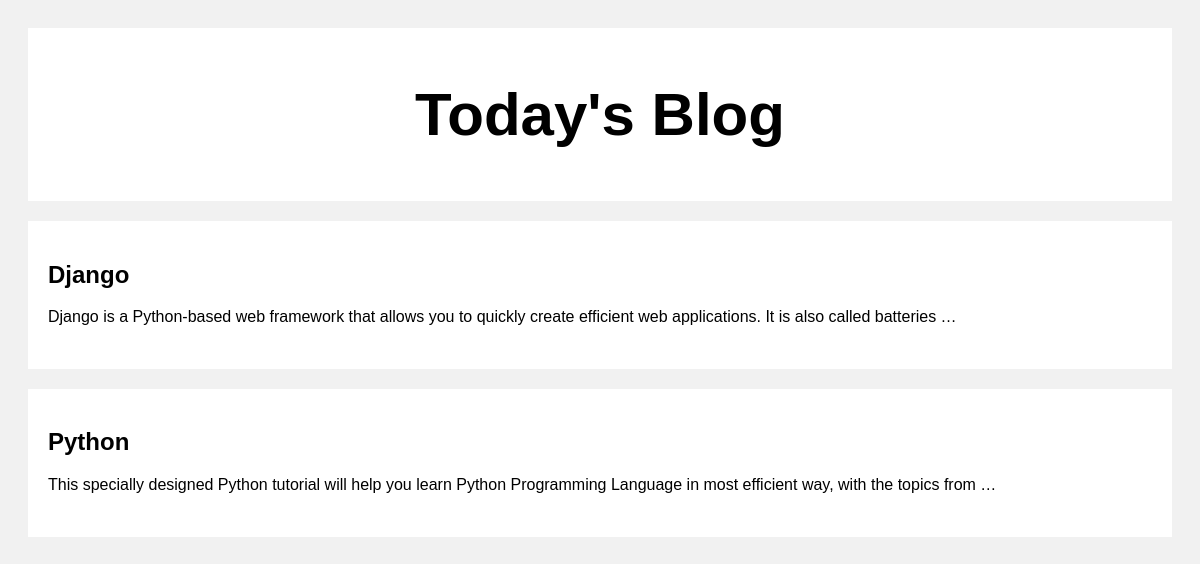
The page / on the database its author committed.
### myapp/models.py (models this page shows, shortened)
class Blog(models.Model):
    title=models.CharField(max_length=100)
    body=models.CharField(max_length=1000000)
    upvote=models.IntegerField(default=0)
    downvote=models.IntegerField(default=0)

### myapp/views.py (the view)
# urls.py: path("", views.index, name="index"),
def index(request):
    blog=Blog.objects.all()
    return render (request,"index.html" , {'blog':blog})

### templates/index.html (shortened to what this page needs)
<!DOCTYPE html>
<html>
<head>
</head>
<body>
<div class="header">
  <h2>Today's Blog</h2>
</div>
<div class="row">
  <div class="leftcolumn">
    {% for blog in blog reversed %}
    <div class="card">
      <a style="text-decoration: none; color: black;" href="/blog/{{blog.id}}">
        <h2>{{blog.title}}</h2>
        <p>{{blog.body|truncatewords:20}}</p>
      </a>
    </div>
    {% endfor %}
  </div>
</div>
</body>
</html>

### templates/index.html (style rules this page uses)
* { box-sizing: border-box; }
body { font-family: Arial; padding: 20px; background: #f1f1f1; }
.header { padding: 2px; font-size: 40px; text-align: center; background: white; }
.leftcolumn { float: left; width: 100%; }
.card { background-color: white; padding: 20px; margin-top: 20px; }
.row:after { content: ""; display: table; clear: both; }

### rows shown on the page
Blog: title "Django", body "Django is a Python-based web framework that allows you to quickly create efficient web applications. It is also called batteries …"
Blog: title "Python", body "This specially designed Python tutorial will help you learn Python Programming Language in most efficient way, with the topics from …"
